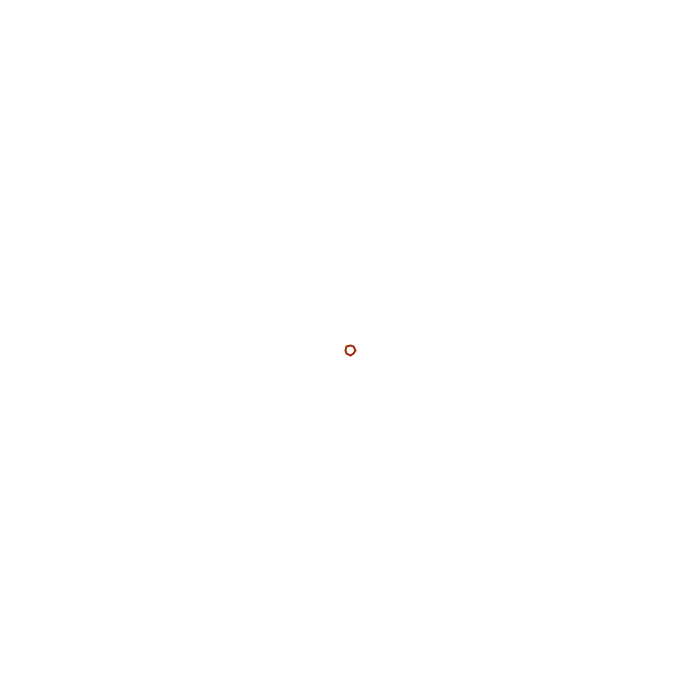
Frame 1 (no input)
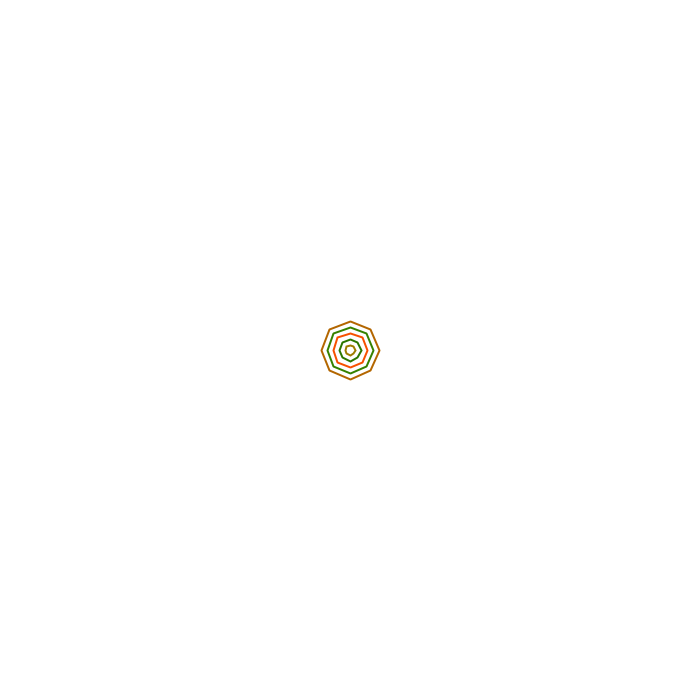
Frame 60 (the mouse pressed at the canvas centre just before this capture)
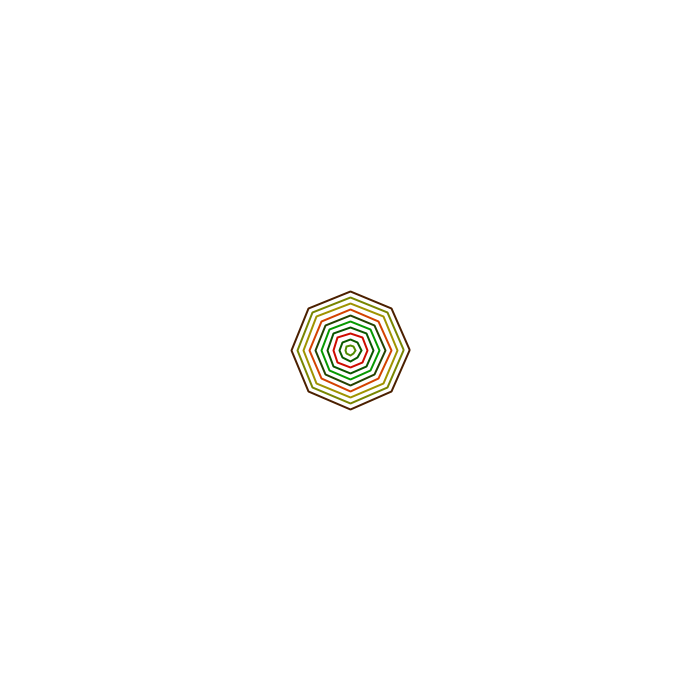
Frame 120 (the mouse held since frame 60 and released just before this capture)

The Processing sketch that drew these frames (run headless with seeded random() and noise(); from frame 60 on, the mouse is pressed at the canvas centre):

// Processing sketch: LSI08_PoligonoCoresAnima
// ── LSI08_PoligonoCoresAnima.pde
/* __   ________  ___  ___ _______
  / /  / __/  _/ |_  |/ _ <  / __/
 / /___\ \_/ /  / __// // / /__ \ 
/____/___/___/ /____/\___/_/____/ 
                                  
Aula de 27/03/2015: 
Polígono crescente - Animação com cores diversas.
Por Eduardo Morais / FBAUP - www.eduardomorais.pt/fbaup/
*/

/*
Declarações de variáveis: 
*/
int raio = 5; // raio inicial do polígono.

/*
Função setup():
Executada automaticamente no início do programa:
*/
void setup() {
  // já não é preciso explicar estas funções:
  size(700, 700);
  frameRate(12);
  background(255);
  strokeWeight(2);
  noFill(); // senão o enchimento branco tapa os polígonos desenhados anteriormente
}


/*
Função draw():
Executada repetidamente a cada 'frame'/fotograma de animação.
*/
void draw() {
  // vamos usar uma cor do traço (r, g, b) aleatória. 
  // limitamos os parâmetros para conseguirmos uma 'paleta' de cores mais coerente: 
  stroke(random(0,255), random(0,160), 0);
  
  // vamos desenhar um octogono com uma função que encontrámos online
  // temos naturalmente que a incluir no programa, mais abaixo.
  // (ATENÇÃO! não podemos ter funções dentro de funções.)
  polygon(width/2, height/2, raio, 8);
  
  // raio = raio + 6; // aumentamos o raio para a próxima vez.
  // também podemos escrever:
  raio += 6;
  
  if (raio > width/2 - 20) {
    // quando o raio chegar perto de metade (ex. - 20) da largura do ecrã, limpar e recomeçar: 
    raio = 5;
    background(255);
  }  
  
} // fim da função draw()


/*
Função que desenha polígonos, copy-paste da encontrada em
https://processing.org/examples/regularpolygon.html
Podemos ler os argumentos que a função necessita, da esquerda para a direita:
Coordenadas x, y e raio (de tipo float), e o número de pontos do polígono (int).

Precisamos que as coordenadas sejam do tipo float:
Imaginem que a janela tem 601 de lado e eu coloco width/2 na posição x!
Embora não existam verdadeiramente meios pixels, o Processing garante-nos o arredondamento...

Reparem também que tanto os argumentos como as variáveis declaradas dentro da função são 
independentes das das outras funções. Para todos os efeitos, é como se esta função fosse
um programa à parte, que 'corremos' quando necessário.
*/
void polygon(float x, float y, float radius, int npoints) {
  float angle = TWO_PI / npoints;
  beginShape();
  for (float a = 0; a < TWO_PI; a += angle) {
    float sx = x + cos(a) * radius;
    float sy = y + sin(a) * radius;
    vertex(sx, sy);
  }
  endShape(CLOSE);
}
